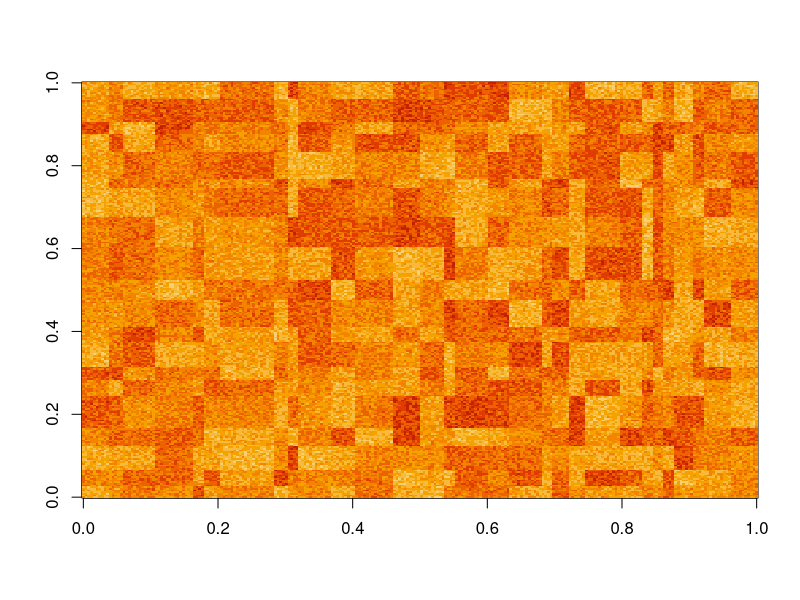
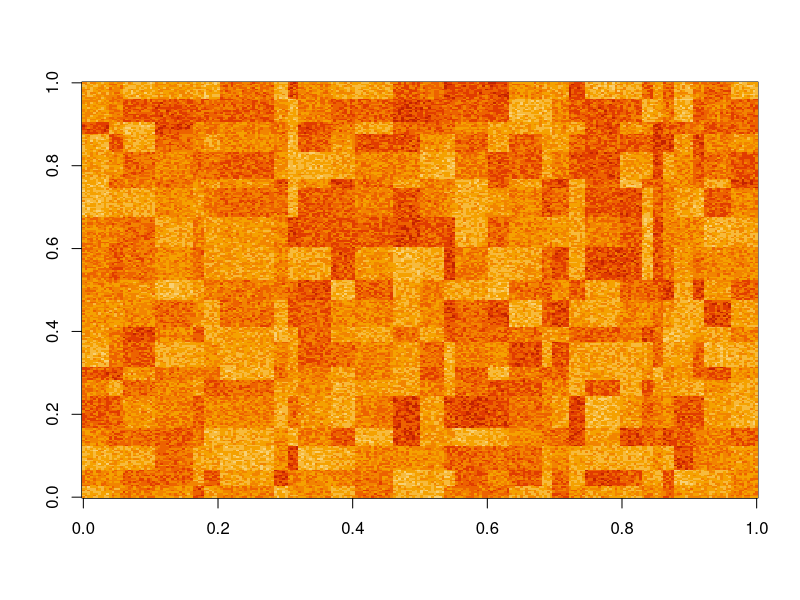
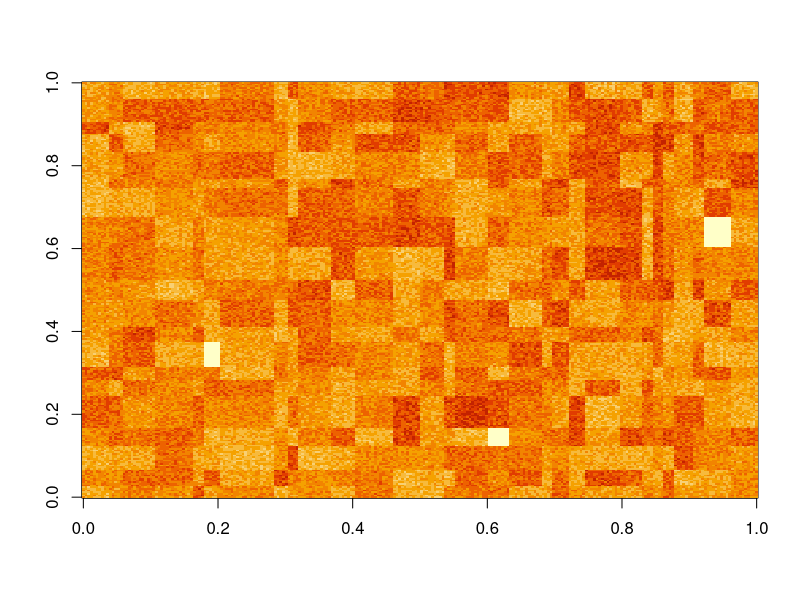
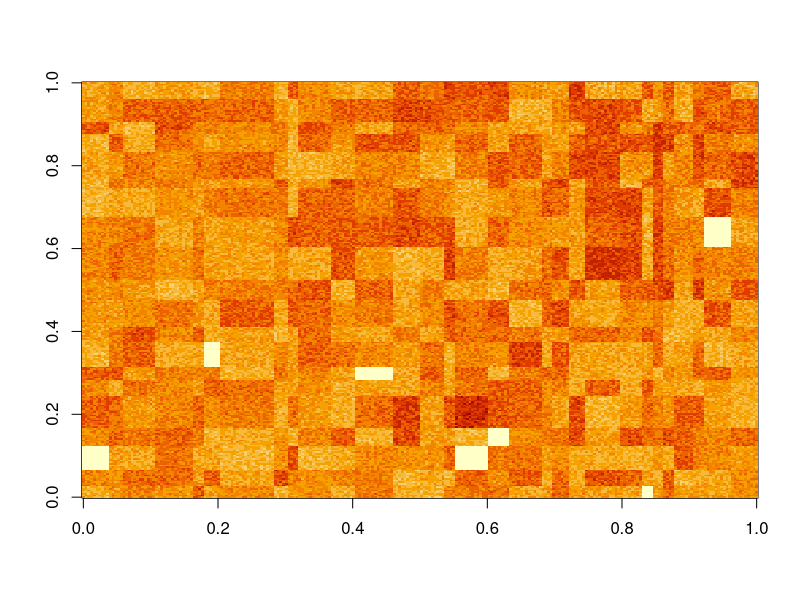
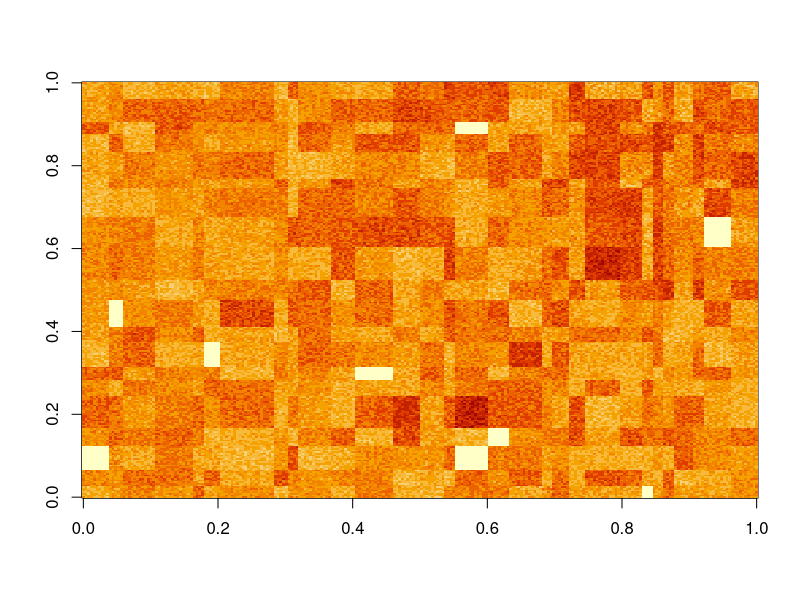
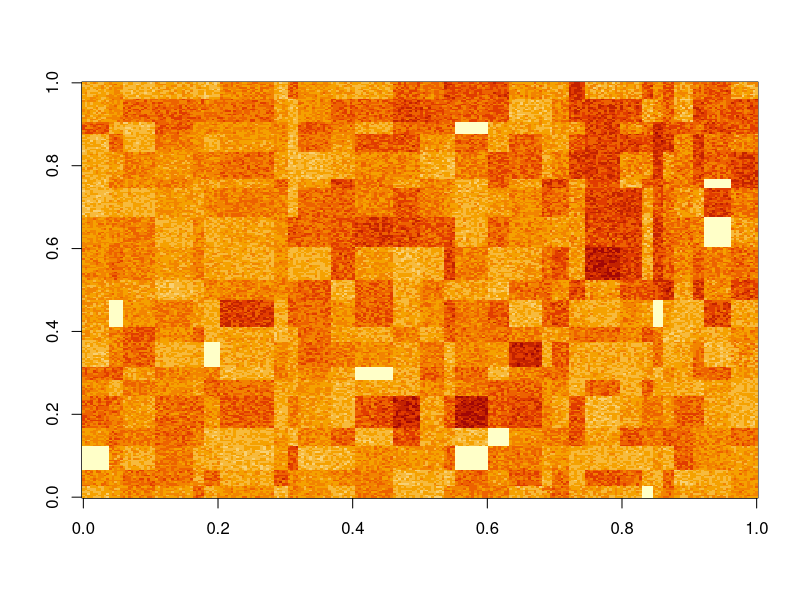
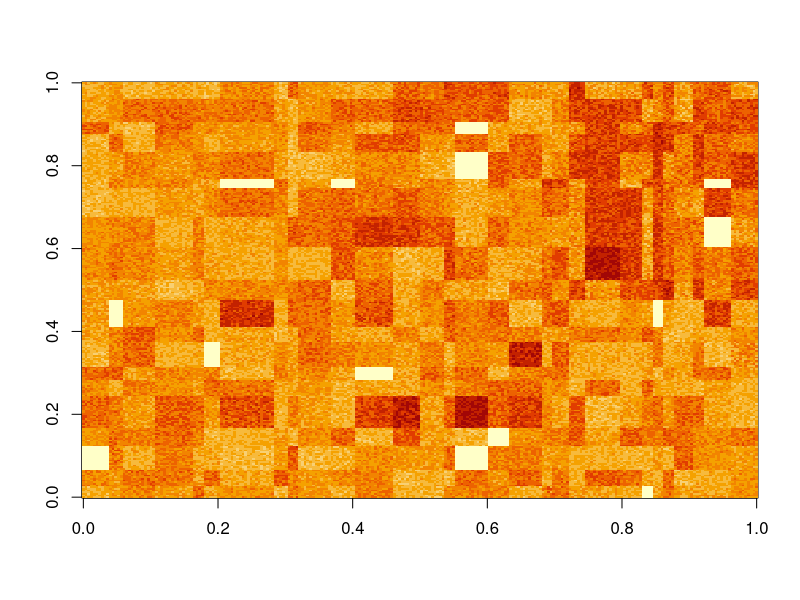
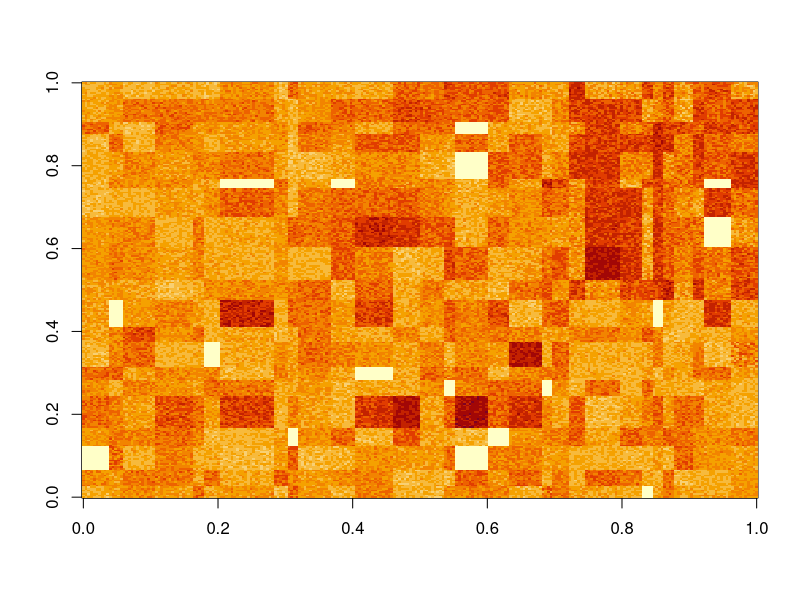

Here is the R script that generated these plots, in order:
initialise_parameters <- function(){
  params = list()
  params$offset_multiplier = 4
  params$parcel_sz_x = 20 #width of basic land parcel (eg for N = 500 and parcel_sz_x = 10 the ecology is composed of 50 parcels in the x direction)
  params$parcel_sz_y = 30 #width of basic land parcel
  params$region_num_x = 2 
  params$region_num_y = 3
  params$ecology_size = 250 #array size to be broken up into sub arrays
  params$time_steps = 100 #number of years etc
  params$max_developments = 5 #maximum number of developments per year 
  params$min_eco_val = 30
  params$max_eco_val = 100
  params$min_initial_eco_val = 30
  params$max_initial_eco_val = 80
  params$max_decline_rate = 0.02 #max regional decline rate
  params$offset_rate = 0.05 #rate of improvement in land parcel after parcel is offset
  params$eco_noise = 20
  params$decline_type = 'current'
  params$parcel_selection_type = 'regional' #regional or national
  params$offset_value_type = 'current' 
  params$offset_type = 'match' #match - just match the offset value to the developed value (predicted or current)
  params$region_num = params$region_num_x*params$region_num_y 
  params$decline_rates = -params$max_decline_rate*runif((params$region_num - 1))
  params$decline_rates = c(params$decline_rates, params$max_decline_rate*runif(1))
  params$decline_rate_std = 0.1*params$max_decline_rate*runif((params$region_num))
  return(params)
}

rand_vec <- function(N, M, sd) {
  min_width = 3;
  vec <- rnorm(N, M/N, sd)
  if (abs(sum(vec)) < 0.01) vec <- vec + 1
  vec <- round(vec / sum(vec) * M)
  deviation <- M - sum(vec)
  for (. in seq_len(abs(deviation))) {
    vec[i] <- vec[i <- sample(N, 1)] + sign(deviation)
  }
  while (any(vec <= min_width)) {
    negs <- vec <= min_width
    pos  <- vec > min_width
    vec[negs][i] <- vec[negs][i <- sample(sum(negs), 1)] + 1
    vec[pos][i]  <- vec[pos ][i <- sample(sum(pos ), 1)] - 1
  }
  vec
}

  
initialise_square_parcels <- function(params){
  parcels = list()
  pixel_indexes = 1:(params$ecology_size*params$ecology_size)
  dim(pixel_indexes) = c(params$ecology_size, params$ecology_size)
  land_parcels = matcell(pixel_indexes, c(params$parcel_sz_y, params$parcel_sz_x)) #split the ecology array into a series of subarrays with dimensions sz_x by sz_y
  parcel_num_y = land_parcels$dims[1]
  parcel_num_x = land_parcels$dims[2]
  land_parcel_num = length(land_parcels$elements) #total number of parcels
  parcel_indexes = 1:land_parcel_num #index all parcels
  dim(parcel_indexes) = c(parcel_num_y, parcel_num_x) #arrange indicies into array with dimensions of land parcels
  region_size_x = ceiling(parcel_num_x/params$region_num_x)
  region_size_y = ceiling(parcel_num_y/params$region_num_y)
  regions = matcell(parcel_indexes, c(region_size_y, region_size_x))
  region_num = length(regions$elements)
  parcels$land_parcel_num = land_parcel_num
  parcels$land_parcels = land_parcels$elements
  parcels$land_parcel_dims = land_parcels$dims
  parcels$regions = regions$elements
  parcels$region_dims = regions$dims
  parcels$region_num = region_num
  return(parcels)
}


initialise_shape_parcels <- function(params){
  parcels = list()

  parcel_vx = rand_vec(params$parcel_sz_x, params$ecology_size, 5)
  parcel_vy = rand_vec(params$parcel_sz_y, params$ecology_size, 5)
  
  pixel_indexes = 1:(params$ecology_size*params$ecology_size)
  dim(pixel_indexes) = c(params$ecology_size, params$ecology_size)
  land_parcels = mcell(pixel_indexes, parcel_vx, parcel_vy) #split the ecology array into a series of subarrays with dimensions sz_x by sz_y
  parcel_num_y = land_parcels$dims[1]
  parcel_num_x = land_parcels$dims[2]
  land_parcel_num = length(land_parcels$elements) #total number of parcels
  parcel_indexes = 1:land_parcel_num #index all parcels
  dim(parcel_indexes) = c(parcel_num_y, parcel_num_x) #arrange indicies into array with dimensions of land parcels
  region_vx = rand_vec(params$region_num_x, parcel_num_x, 1) 
  region_vy = rand_vec(params$region_num_y, parcel_num_y, 1)
  
  regions = mcell(parcel_indexes, region_vx, region_vy)
  
  region_num = length(regions$elements)
  parcels$land_parcel_num = land_parcel_num
  parcels$land_parcels = land_parcels$elements
  parcels$land_parcel_dims = land_parcels$dims
  parcels$regions = regions$elements
  parcels$region_dims = regions$dims
  parcels$region_num = region_num
  parcels$parcel_vx = parcel_vx
  parcels$parcel_vy = parcel_vy
  
  return(parcels)
}


initialise_index_object <- function(land_parcel_num){
  ind_available = 1:land_parcel_num #parcel indexes available for development or offsetting
  index_object = list()
  index_object$ind_available = ind_available
  index_object$break_flag = FALSE
  return(index_object)
}

initialise_ecology <- function(params, parcels){
  land_parcels = parcels$land_parcels
  land_parcel_num = parcels$land_parcel_num
  ecology_initial = matrix(1,params$ecology_size,params$ecology_size)
  
  for (s in 1:land_parcel_num){
    initial_parcel_value = params$min_initial_eco_val + (params$max_initial_eco_val - params$min_initial_eco_val - params$eco_noise)*runif(1) 
    inds = parcels$land_parcels[[s]]
    dim(inds) = c(1, length(inds))
    ecology_initial[inds] = ecology_initial[inds]*initial_parcel_value
  }
  ecology_initial = ecology_initial + params$eco_noise*matrix(runif(params$ecology_size*params$ecology_size),params$ecology_size,params$ecology_size)
  return(ecology_initial)
}

initialise_offset_object <- function(params){
  object = list()
  object$parcel_list = vector('list', params$time_steps)
  object$parcel_vals_list = vector('list', params$time_steps)
  return(object)
}

matcell <- function(x, tilesize){
  
  sz = c(nrow(x), ncol(x))
  A = vector('list', 2)
  for (s in 1:2){
    dm = sz[s]
    T = min(dm, tilesize[s])
    nn = floor( dm / T ) 
    resid = dm %% tilesize[s]
    if (resid == 0 ) {
      A[[s]]=c(rep(1, nn)*T)
    } else A[[s]]=c(rep(1, nn)*T,resid)
  }
  
  rowsizes = A[[1]]
  colsizes = A[[2]]
  rows = length(rowsizes)
  cols = length(colsizes)
  B = vector('list', rows*cols)
  
  rowStart = 0
  
  a = 1  
  for (i in 1:rows){
    colStart = 0
    for (j in 1:cols){
      B[[a]] = x[colStart+(1:colsizes[j]), rowStart+(1:rowsizes[i])]
      colStart = colStart + colsizes[j]
      a = a + 1
    }
    rowStart = rowStart + rowsizes[i]
  }
  
  parcel = list()
  parcel$dims = c(length(A[[1]]), length(A[[2]]))
  parcel$elements = B
  return(parcel)
}


mcell <- function(x, vx, vy){
  
  rowsizes = vy;
  colsizes = vx;
  rows = length(rowsizes);
  cols = length(colsizes);

  a = 1
  B = vector('list', rows*cols)
  colStart = 0
  for (i in 1:cols){
    rowStart = 0
    for (j in 1:rows){
      B[[a]] = x[rowStart+(1:rowsizes[j]), colStart+(1:colsizes[i])]
      rowStart = rowStart + rowsizes[j]
      a = a + 1
    }
    colStart = colStart + colsizes[i]
  }
  
  parcel = list()
  parcel$dims = c(length(vy), length(vx))
  parcel$elements = B
  return(parcel)
  
}  


ind2sub <- function(A, ind){
  m = nrow(A)
  rw = ((ind-1) %% m) + 1 
  cl = floor((ind-1) / m) + 1
  loc = c(rw, cl)
  return(loc)
}

offset_rule <- function(pos_y, params, rate, t){
  mn = params$min_eco_val
  mx = params$max_eco_val
  t_sh = -1/rate * log( ((pos_y - mn)/(mx - pos_y)))
  offset_rule = mn + (mx - mn)/(1 + exp(-rate*( t - t_sh)))
}

initialise_counterfactuals <- function(params, parcels, ecology_initial){
  counterfactuals = list()
  
  region_num = parcels$region_num
  regions = parcels$regions
  land_parcels = parcels$land_parcels
  current_ecology = ecology_initial
  time_vec = 1:params$time_steps 
  elements = array(0, c(params$ecology_size, params$ecology_size, params$time_steps))
  decline_rates = vector('list', region_num)
  
  for (region_ind in 1:region_num){
    
    current_region = regions[[region_ind]]
    current_parcel_num = length(current_region)    
    decline_params = c(length(current_region), params$decline_rates[region_ind], params$decline_rate_std[region_ind])
    current_decline_rates = matrix(rnorm(decline_params[1], mean = decline_params[2], sd = decline_params[3]), ncol = ncol(current_region))
    decline_rates[[region_ind]] = current_decline_rates
    parcel_inds = current_region
    dim(parcel_inds) = c(1, current_parcel_num)
    
    for (parcel_count in 1:current_parcel_num){
      parcel_ind = parcel_inds[parcel_count]
      current_parcel = land_parcels[[parcel_ind]]
      current_dec_rate = current_decline_rates[parcel_count]      
      for (pix_ind in current_parcel){      
        loc <- ind2sub(current_ecology, pix_ind)
        elements[loc[1], loc[2], ] = offset_rule(current_ecology[pix_ind], params, current_dec_rate, time_vec)
      }
    }
  }
  counterfactuals$elements = elements
  counterfactuals$decline_rates = decline_rates
  return(counterfactuals)
}

initialise_outputs <- function(params, counterfactuals, parcels){
  parcel_num_x = length(parcels$parcel_vx)
  parcel_num_y = length(parcels$parcel_vy)
  outputs = list()
  outputs$developed_indexes = vector('list', params$time_steps)
  outputs$offset_indexes = vector('list', params$time_steps)
  outputs$offset_trajectories = array(0, c(params$ecology_size, params$ecology_size, params$time_steps)) 
  outputs$developed_losses = outputs$offset_trajectories
  outputs$static_losses = outputs$offset_trajectories
  outputs$true_gains = outputs$offset_trajectories
  outputs$trajectories = counterfactuals$elements
  return(outputs)
  
}

find_parcel_vals <- function(parcels, current_ecology){
  land_parcels = parcels$land_parcels
  land_parcel_num = length(land_parcels)
  current_parcel_vals = rep(0, land_parcel_num)
  
  for (s in 1:land_parcel_num){
    inds = land_parcels[[s]]
    current_parcel_vals[s] = sum(current_ecology[inds])
  }
  return(current_parcel_vals)
}

select_parcel_to_develop <- function(developed_object, ind_available, current_parcel_vals, parcels){

  land_parcels = parcels$land_parcels
  parcel_index = ind_available[sample(1:length(ind_available), 1)]
  parcel_val = current_parcel_vals[parcel_index] #determine ecological value of selected parcel   
  current_parcel = land_parcels[[parcel_index]]
  
  developed_object$parcel_index = parcel_index
  developed_object$parcel_val = parcel_val
  developed_object$current_parcel = current_parcel
  developed_object$parcel_list[[yr]] = c(developed_object$parcel_list[[yr]], parcel_index)
  developed_object$parcel_vals_list[[yr]] = c(developed_object$parcel_vals_list[[yr]], parcel_val)
  return(developed_object)
}

update_index <- function(index_object, current_parcel_indexes){
  ind_available = index_object$ind_available
  
  ind_available <- setdiff(ind_available, current_parcel_indexes) #remove developed parcel from available list   
  if (length(ind_available) < 1 ){   
    break_flag = TRUE
  } else {break_flag = FALSE}
  index_object$ind_available = ind_available
  index_object$break_flag = break_flag
  return(index_object)
}

find_region <- function(parcels, parcel_ind){
  region_num = parcels$region_num
  regions = parcels$regions
  for (s in 1:region_num){
    if (any(regions[[s]] == parcel_ind)){
      region_index = s
      break
    }
    
  }
  return(region_index)
}

select_parcel_to_offset <- function(offset_object, params, parcels, developed_object, index_object, current_parcel_vals, predicted_parcel_vals, predict_flag){

  if (predict_flag == 'true'){
    current_parcel_vals = predicted_parcel_vals
  }
  
  ind_available = index_object$ind_available
  
  land_parcels = parcels$land_parcels
  region_num = parcels$region_num
  regions = parcels$regions
  parcel_selection_type = params$parcel_selection_type 
  offset_value_type = params$offset_value_type
  offset_type = params$offset_type
  developed_parcel_ind = developed_object$parcel_index
  developed_parcel_val = developed_object$parcel_val
  
  if (parcel_selection_type == 'regional'){        
    for (s in 1:region_num){
      if (any(regions[[s]] == developed_parcel_ind)) {
        offset_ind_to_use = intersect(regions[[s]], ind_available)                                        
        break
      }
    }
  } else if (parcel_selection_type == 'national'){ 
    offset_ind_to_use = ind_available
  }
  
  if (length(offset_ind_to_use) < 1 ){   
    offset_object$break_flag = TRUE
    return(offset_object)
  } else {offset_object$break_flag = FALSE}
    
  parcel_vals_to_use = current_parcel_vals[offset_ind_to_use]
  parcel_indexes = vector()
  parcel_vals = vector()
  val_to_match = params$offset_multiplier*developed_parcel_val
 
  parcel_indexes = vector()
  while (val_to_match > 0){
    err = val_to_match - parcel_vals_to_use
    if ( all(err > 0) ){
      max_ind = which(parcel_vals_to_use == max(parcel_vals_to_use))
      parcel_indexes = c(parcel_indexes, offset_ind_to_use[max_ind])
      parcel_vals = c(parcel_vals, parcel_vals_to_use[max_ind])
      val_to_match = val_to_match - parcel_vals_to_use[max_ind]     
      offset_ind_to_use = offset_ind_to_use[-max_ind]
      parcel_vals_to_use = current_parcel_vals[offset_ind_to_use]      
    } else{
      max_ind = which(err == max(err[which(err < 0)]))
      parcel_indexes = c(offset_ind_to_use[max_ind], parcel_indexes)
      parcel_vals = c(parcel_vals, parcel_vals_to_use[max_ind])
      break
    }
  }
  
  offset_object$current_parcels = list()
  for (parcel_ind in 1:length(parcel_indexes)){
    offset_object$current_parcels[[parcel_ind]] = land_parcels[[parcel_indexes[parcel_ind]]]
  }
  
  offset_object$current_parcel_indexes = parcel_indexes
  offset_object$parcel_list[[yr]] = c(offset_object$parcel_list[[yr]], parcel_indexes)
  offset_object$parcel_vals_list[[yr]] = c(offset_object$parcel_vals_list[[yr]], parcel_vals)
  
  return(offset_object)  
}

determine_offset_index <- function(params, parcels, developed_object, ind_available){
  region_num = parcels$region_num
  regions = parcels$regions
  if (params$parcel_selection_type == 'regional') {
    for (s in 1:region_num){
      if ( any(regions[[s]] == developed_object$parcel_ind )) {
        offset_ind_to_use = intersect(regions[[s]], ind_available)
        break
      }
    }
  } else if (params$parcel_selection_type == 'national'){
    offset_ind_to_use = ind_available
  }
  return(offset_ind_to_use)  
}

 
write_developed_trajectory <- function(outputs, counterfactuals, developed_object, current_ecology, params, yr){
  
  current_parcel = developed_object$current_parcel
  dim(current_parcel) = c(1, length(current_parcel))

  for (pix_ind in current_parcel){
    loc = ind2sub(current_ecology, pix_ind)
    outputs$trajectories[loc[1], loc[2], yr:params$time_steps] = 0
    outputs$developed_losses[loc[1], loc[2], yr:params$time_steps] = counterfactuals$elements[loc[1], loc[2], yr:params$time_steps]
    outputs$static_losses[loc[1], loc[2], yr:params$time_steps] = counterfactuals$elements[loc[1], loc[2], yr]
  }
    return(outputs)
}

write_offset_trajectory <- function(outputs, counterfactuals, offset_object, current_ecology, params, time_remaining, yr){
  current_parcels = offset_object$current_parcels
  offset_rate = params$offset_rate

  parcel_num = length(offset_object$current_parcels)
  for (parcel_ind in 1:parcel_num){
    current_parcel = current_parcels[[parcel_ind]]
    dim(current_parcel) = c(1, length(current_parcel))
    for (pix_ind in current_parcel){
      loc = ind2sub(current_ecology, pix_ind)
      current_val = current_ecology[pix_ind]
      current_trajectory = offset_rule(current_val, params, offset_rate, time_remaining)
      outputs$trajectories[loc[1], loc[2], yr:params$time_steps] = current_trajectory        
      outputs$offset_trajectories[loc[1], loc[2], yr:params$time_steps] = current_trajectory - current_val
      outputs$true_gains[loc[1], loc[2], yr:params$time_steps] = current_trajectory - counterfactuals$elements[loc[1], loc[2], yr:params$time_steps]
    }
  }
  return(outputs)
}

write_trajectory <- function(outputs, current_parcel, current_ecology, params, time_remaining, yr){
  
  min_eco_val = params$min_eco_val
  max_eco_val = params$max_eco_val
  offset_rate = params$offset_rate
  dim(current_parcel) = c(1, length(current_parcel))
  
  for (pix_ind in current_parcel){
    loc = ind2sub(current_ecology, pix_ind)  
    current_trajectory = offset_rule(current_ecology[pix_ind], params, offset_rate, time_remaining)
    outputs$avoided_losses[loc[1], loc[2], yr:params$time_steps] = current_ecology[pix_ind]
    counterfactual = counterfactuals$elements[loc[1], loc[2], yr:params$time_steps]            
  }
  return(outputs)
  
}


write_current_value <- function(A, current_parcel, current_ecology, params, yr){
  current_array = matrix(0, params$ecology_size, params$ecology_size)
  current_array[current_parcel] = current_ecology[current_parcel]
  A[, , yr] = A[, , yr] + current_array
  return(A)
}


sum_regions <- function(time_steps, parcels, trajectories){
  
  region_num = parcels$region_num
  land_parcels = parcels$land_parcels
  regions = parcels$regions
  region_sums = array(0, c(time_steps, region_num))
  
  for (yr in 1:time_steps){ #determine net regional offsets, net regional development_losses
    current_trajectory = trajectories[ , , yr]

    for (region_ind in 1:region_num){ #number of regions  

      current_region = regions[[region_ind]]
      current_parcel_num = length(current_region)
      current_region_sum = 0

      for (parcel_ind in current_region){ 
        current_parcel = land_parcels[[parcel_ind]]
        current_region_sum = current_region_sum + sum(current_trajectory[current_parcel])
      }
      region_sums[yr, region_ind] = current_region_sum
    }
  }
  return(region_sums)
}


predict_parcels <- function(parcels, index_object, current_ecology, params, time_remaining){
  ind_available = index_object$ind_available
  offset_rate = params$offset_rate
  land_parcels = parcels$land_parcels
  predicted_parcel_vals = array(0, length(ind_available))

  for (s in ind_available){

    current_parcel = land_parcels[[s]]
    predicted_offset_parcel = array(0, length(current_parcel))
    parcel_pix_ind = 1
    for (pix_ind in current_parcel){
      predicted_pixel_trajectory = offset_rule(current_ecology[pix_ind], params, offset_rate, time_remaining)
      predicted_offset_parcel[parcel_pix_ind] = predicted_pixel_trajectory[length(predicted_pixel_trajectory)]
      parcel_pix_ind <- parcel_pix_ind + 1
    }     
    predicted_parcel_vals[s] = sum(predicted_offset_parcel)
  }
  return(predicted_parcel_vals)

}


sum_parcels <- function(time_steps, parcels, trajectories){
  
  region_num = parcels$region_num
  land_parcels = parcels$land_parcels
  regions = parcels$regions
  region_sums = array(0, c(time_steps, region_num))
  
  for (yr in 1:time_steps){ #determine net regional offsets, net regional development_losses
    current_trajectory = trajectories[ , , yr]
    
    for (region_ind in 1:region_num){ #number of regions  
      
      current_region = regions[[region_ind]]
      current_parcel_num = length(current_region)
      current_region_sum = 0
      
      for (parcel_ind in current_region){ 
        current_parcel = land_parcels[[parcel_ind]]
        current_region_sum = current_region_sum + sum(current_trajectory[current_parcel])
      }
      region_sums[yr, region_ind] = current_region_sum
    }
  }
  return(region_sums)
}


params <- initialise_parameters()
parcels <- initialise_shape_parcels(params)
index_object <- initialise_index_object(parcels$land_parcel_num)
ecology_initial <- initialise_ecology(params, parcels)
offset_object <- initialise_offset_object(params)
developed_object <- initialise_offset_object(params)
counterfactuals <- initialise_counterfactuals(params, parcels, ecology_initial)
outputs <- initialise_outputs(params, counterfactuals, parcels)

graphics.off()
image(counterfactuals$elements[, , 1], zlim = c(0, 100))

t1=proc.time() 








for (yr in 1:params$time_steps){      #main time loop

  time_remaining = 0:(params$time_steps - yr)    #remaining time vector
  current_ecology = outputs$trajectories[ , , yr]
   
  if (yr%%4 == 0){
    current_parcel_vals <- find_parcel_vals(parcels, current_ecology)
    current_max_developments = min(params$max_developments, length(index_object$ind_available))
    if (current_max_developments > 1){ 
      develop_num = sample(current_max_developments, 1)
    } else {develop_num = current_max_developments
    }
  } else develop_num = 0
  
  if (develop_num > 0){
    
    for (dev_index in 1:develop_num){    #loop over the number of possible developments           
      developed_object <- select_parcel_to_develop(developed_object, index_object$ind_available, current_parcel_vals, parcels)      
      outputs <- write_developed_trajectory(outputs, counterfactuals, developed_object, current_ecology, params, yr)     
           
      index_object = update_index(index_object, developed_object$parcel_index)      
      if (index_object$break_flag == TRUE){
        break
      }      
      if (params$offset_value_type == 'predicted'){   #determine predicted offset parcel values for each remaining parcel
        predict_flag = 'true'
        predicted_parcel_vals <- predict_parcels(parcels, index_object, current_ecology, params, time_remaining)
      } else (predict_flag = 'false')
      offset_object <- select_parcel_to_offset(offset_object, params, parcels, developed_object, index_object, current_parcel_vals, predicted_parcel_vals, predict_flag)      
      
      if (offset_object$break_flag == TRUE){
        break
      }  
      
      outputs = write_offset_trajectory(outputs, counterfactuals, offset_object, current_ecology, params, time_remaining, yr)         
      index_object = update_index(index_object, offset_object$current_parcel_indexes)
      
      if (index_object$break_flag == TRUE){
        break
      }
      
  #   outputs$developed_losses <- write_current_value(outputs$developed_losses, developed_object$current_parcel, current_ecology, params, yr) 
  #    outputs$avoided_loss_static <- write_current_value(outputs$avoided_loss_static, offset_object$current_parcels, current_ecology, params, yr) 
        
    }
    image(current_ecology, zlim = c(0, 100))
  } 

  if (length(index_object$ind_available) < 1){ #if no parcels are available break out of inner loop
    print('all parcels used')        
    break     
  }
  
print(yr)

}



(proc.time()-t1)[3]
#image(outputs$trajectories[ , , yr],zlim = c(0, 100))
net_impacts = outputs$trajectories - counterfactuals$elements
net_region_impact_sums <- sum_regions(params$time_steps, parcels, net_impacts)
region_sums <- sum_regions(params$time_steps, parcels, outputs$trajectories)
offset_sums <- sum_regions(params$time_steps, parcels, outputs$offset_trajectories)
developed_sums <- sum_regions(params$time_steps, parcels, outputs$developed_losses)
counterfactual_sums <- sum_regions(params$time_steps, parcels, counterfactuals$elements)
developed_static_sums <- sum_regions(params$time_steps, parcels, outputs$static_losses)
true_gains_sums <- sum_regions(params$time_steps, parcels, outputs$true_gains)





plot_type = 'developments vs offsets'  # 'developments vs offsets', 'measured vs counterfactual', or 'net region impacts' 
A = 1:parcels$region_num
dim(A) = c(params$region_num_x, params$region_num_y)
layout(A)

if (plot_type == 'developments vs offsets'){
  ymax = max(cbind(developed_sums, offset_sums))
  ymin = min(cbind(developed_sums, offset_sums))
  for (s in 1:params$region_num){
  
    plot(developed_static_sums[ , s], type = 'l', ylim = c(ymin, ymax))
    lines(offset_sums[ , s], col = 'red', ylim = c(ymin, ymax))
  }
} else if (plot_type == 'measured vs counterfactual'){

  ymax = max(cbind(counterfactual_sums, region_sums))
  ymin = min(cbind(counterfactual_sums, region_sums))
  for (s in 1:params$region_num){
    plot(counterfactual_sums[ , s], type = 'l', ylim = c(ymin, ymax))
    lines(region_sums[ , s], col = 'red', ylim = c(ymin, ymax))
  }
  
} else if (plot_type == 'net region impacts'){ #measured - counterfactual

  ymax = max(net_region_impact_sums)
  ymin = min(net_region_impact_sums)
  for (s in 1:params$region_num){
    plot(net_region_impact_sums[ , s], type = 'l', ylim = c(ymin, ymax)) 
  }
} else if (plot_type == 'offset region impacts vs development impacts'){
  
  ymax = max(net_region_impact_sums)
  ymin = min(net_region_impact_sums)
  for (s in 1:params$region_num){
    plot(net_region_impact_sums[ , s], type = 'l', ylim = c(ymin, ymax)) 
  }
} else if (plot_type == 'true gains'){
  
  ymax = max(true_gains_sums)
  ymin = min(true_gains_sums)
  for (s in 1:params$region_num){
    plot(true_gains_sums[ , s], type = 'l', ylim = c(ymin, ymax))
    
  }
} else if (plot_type == 'true gains vs offset improvements'){
  
  ymax = max(cbind(true_gains_sums, offset_sums))
  ymin = min(cbind(true_gains_sums, offset_sums))
  for (s in 1:params$region_num){
    plot(true_gains_sums[ , s], type = 'l', ylim = c(ymin, ymax))
    lines(offset_sums[ , s], col = 'red', ylim = c(ymin, ymax))
  }
  
} 


plot_outputs <- function(sums1, sums2, params){
  graphics.off()
  A = 1:parcels$region_num
  dim(A) = c(params$region_num_x, params$region_num_y)
  layout(A)
  ymax = max(cbind(sums1, sums2))
  ymin = min(cbind(sums1, sums2))
  for (s in 1:params$region_num){
    plot(sums1[ , s], type = 'l', ylim = c(ymin, ymax))
    lines(sums2[ , s], col = 'red', ylim = c(ymin, ymax))
  }  
  mtext(plot_type, side = 3, line = -2, outer = TRUE)
}




